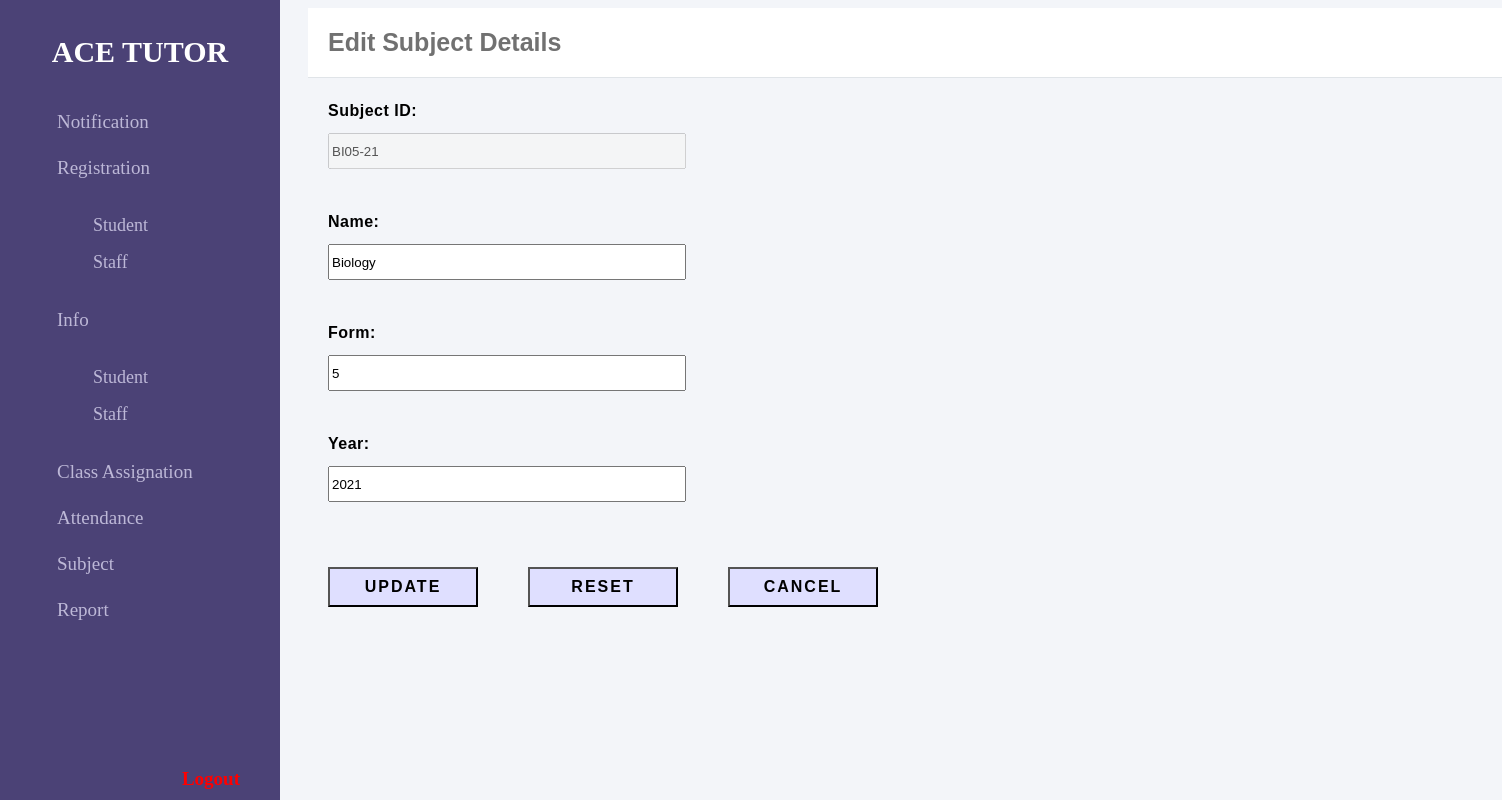
Screenshot of /acetutor/edit_subject.php?id=BI05-21 with the database file from the repository.
### tables this page shows
CREATE TABLE IF NOT EXISTS `subject` (
  `JID` varchar(7) NOT NULL,
  `Name` varchar(30) NOT NULL,
  `Form` int(1) NOT NULL,
  `Year` int(4) NOT NULL,
  PRIMARY KEY (`JID`)
);

### acetutor/edit_subject.php (the view, shortened to what this page needs)
<!DOCTYPE html>
<html lang="en">
<head>
<link rel="stylesheet" href="stylea.css"/>
</head>
<body>
<div class="sidenav">
	<div class="sidebar">
	<h2>ACE Tutor</h2>
	<?php $thisMonth = intVal(date("m"));?>
	<a href="AdminNotification.php?month=<?php echo $thisMonth; ?>"><i class="fas fa-bell"></i>Notification</a>
	<a><i class="fas fa-user-plus"></i>Registration</a>
		<ul>
		<li><a href="RegStu.php"><i class="fas fa-user"></i>Student</a></li>
		<li><a href="RegTea.php"><i class="fas fa-user-tie"></i>Staff</a></li>
		</ul>
	<a><i class="fas fa-user-edit"></i>Info</a>
		<ul>
		<li><a href="InfoStu.php"><i class="fas fa-user"></i>Student</a></li>
		<li><a href="InfoTea.php"><i class="fas fa-user-tie"></i>Staff</a></li>
		</ul>
	<a href="ClassAssign.php"><i class="fas fa-chalkboard-teacher"></i>Class Assignation</a>
	<a href="Attendance.php"><i class="fas fa-calendar-alt"></i>Attendance</a>
	<a href="Subject.php"><i class="far fa-list-alt"></i>Subject</a>
	<div class="report">
	<a href="#"><i class="far fa-file-alt"></i>Report<i class="fas fa-angle-down"></i></a>
	</div>
	<div class="logout">
		<a onclick="logout()"><i class="fas fa-lock-open"></i>Logout</a>
	</div>
	</div>
</div>
<div class="main">
	<div class="header"> Edit Subject Details </div>
	<div class="info">
		<?php
		include("conn.php");
		$id = $_GET['id'];
		$result = mysqli_query($con, "SELECT name, form, year FROM subject WHERE jid ='$id';");
		while($row = mysqli_fetch_array($result)){
 		echo "<form action=\"update_subject.php\" method=\"post\">";
 		echo "<label>Subject ID:</label> <input type=\"text\" name=\"jid\" disabled=\"disabled\" value=" .$id. ">";
		echo "<label>Name:</label> <input type=\"text\" name=\"name\" required=\"required\" value=" .$row['name']. ">";
		echo "<label>Form:</label><input type=\"number\" name=\"form\" required=\"required\" value=" .$row['form']. ">";
		echo "<label>Year:</label><input type=\"number\" name=\"year\" required=\"required\" value=" .$row['year']. ">";
		echo "<br><br>";
		echo "<input type=\"submit\" value=\"Update\" name=\"update\">";
		echo "<input type=\"reset\" value=\"Reset\">";
		echo "<input type=\"submit\" value=\"Cancel\" name=\"cancel\">";
		echo "</form>";
		}
		?>
	</div>
</div>
</body>
</html>

### acetutor/stylea.css (style rules this page uses)
.sidenav { height:100%; width: 280px; position:fixed; z-index:1; top:0; left:0; background-color: #4b4276; overflow:hidden; padding-top:10px; }
.sidenav .sidebar h2 { color: white; text-transform:uppercase; text-align:center; margin-bottom:30px; font-size: 30px; }
.sidenav .sidebar a { padding: 12px; font-size: 19px; color:#bdb8d7; display:block; text-decoration:none; }
.sidenav .sidebar ul li { list-style-type:none; }
.sidenav .sidebar ul li a { font-size:18px; padding: 8px; }
.sidenav .sidebar a .fas { width:25px; padding-right: 10px; padding-left:10px; }
.sidenav .sidebar a .far { width:25px; padding-right: 10px; padding-left: 10px; }
.sidenav .sidebar .report a .fas { margin-left: 100px; }
.sidenav .sidebar .logout { position:fixed; text-align: right; color:#4b4276; width:250px; bottom:0px; }
.sidenav .sidebar .logout a { padding: 10px; font-size: 19px; font-weight:bold; color: red; display:block; text-decoration:none; }
.sidenav .sidebar .logout a .fas { width:25px; padding-left: 10px; }
.main { width:100%; margin-left: 300px; font-family: 'Source Sans Pro', sans-serif; }
.main .header { padding: 20px; font-size: 25px; background:white; color: #717171; border-bottom: 1px solid #e0e4e8; font-weight:bold; }
.main .info { margin: 20px; line-height: 25px; }

### acetutor/edit_subject.php (style rules this page uses)
h2 { color:#0000CC; }
form { letter-spacing:0.5px; }
label { display:block; font-weight: bold; margin-bottom: 10px; }
input[type=text], [type=number] { height:30px; width: 350px; margin-bottom: 40px; }
input[type=reset], [type=submit] { background-color:#DFDFFF; margin-right: 50px; height: 40px; width: 150px; font-weight:bold; font-size:medium; text-transform:uppercase; letter-spacing:2px; text-decoration:none; }

### rows the page displays
subject: name "Biology", form "5", year "2021"
